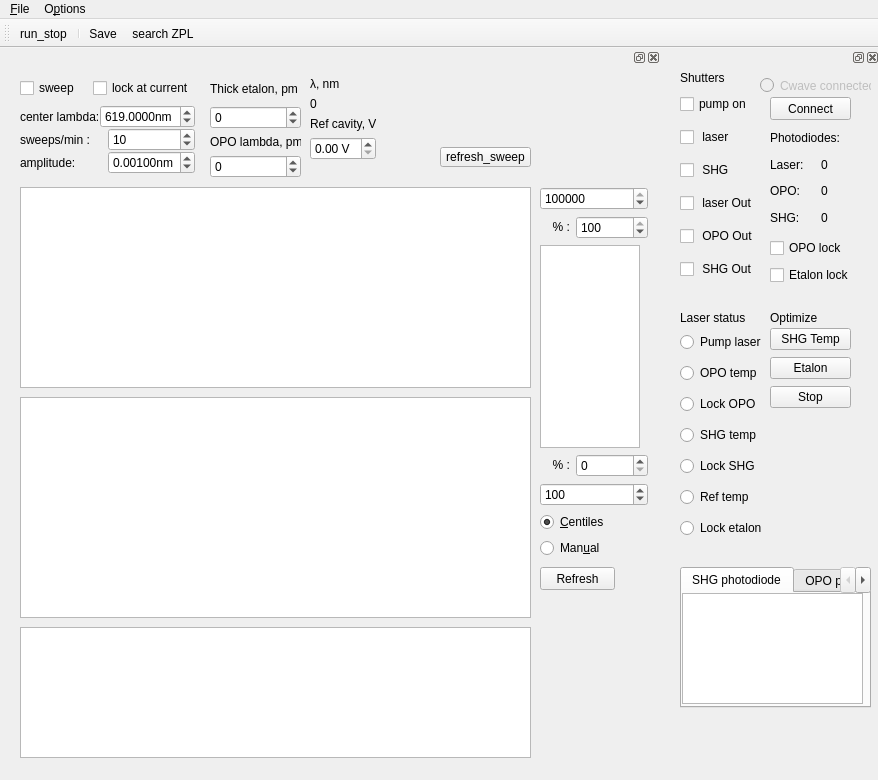
<?xml version="1.0" encoding="UTF-8"?>
<ui version="4.0">
 <class>MainWindow</class>
 <widget class="QMainWindow" name="MainWindow">
  <property name="geometry">
   <rect>
    <x>0</x>
    <y>0</y>
    <width>878</width>
    <height>780</height>
   </rect>
  </property>
  <property name="contextMenuPolicy">
   <enum>Qt::DefaultContextMenu</enum>
  </property>
  <property name="windowTitle">
   <string>qudi: Scanner (cwave)</string>
  </property>
  <widget class="QWidget" name="centralwidget">
   <widget class="QDockWidget" name="dockWidget_2">
    <property name="geometry">
     <rect>
      <x>10</x>
      <y>0</y>
      <width>651</width>
      <height>751</height>
     </rect>
    </property>
    <property name="minimumSize">
     <size>
      <width>630</width>
      <height>711</height>
     </size>
    </property>
    <property name="acceptDrops">
     <bool>false</bool>
    </property>
    <property name="floating">
     <bool>false</bool>
    </property>
    <widget class="QWidget" name="dockWidgetContents">
     <widget class="PlotWidget" name="scan_ViewWidget">
      <property name="geometry">
       <rect>
        <x>10</x>
        <y>120</y>
        <width>511</width>
        <height>201</height>
       </rect>
      </property>
      <property name="sizePolicy">
       <sizepolicy hsizetype="Expanding" vsizetype="Expanding">
        <horstretch>1</horstretch>
        <verstretch>1</verstretch>
       </sizepolicy>
      </property>
     </widget>
     <widget class="PlotWidget" name="scan_matrix_ViewWidget">
      <property name="geometry">
       <rect>
        <x>10</x>
        <y>330</y>
        <width>511</width>
        <height>221</height>
       </rect>
      </property>
      <property name="sizePolicy">
       <sizepolicy hsizetype="Expanding" vsizetype="Expanding">
        <horstretch>1</horstretch>
        <verstretch>1</verstretch>
       </sizepolicy>
      </property>
     </widget>
     <widget class="QWidget" name="layoutWidget_7">
      <property name="geometry">
       <rect>
        <x>530</x>
        <y>120</y>
        <width>108</width>
        <height>371</height>
       </rect>
      </property>
      <layout class="QGridLayout" name="gridLayout_5">
       <item row="4" column="0" colspan="2">
        <widget class="QSpinBox" name="scan_cb_min_InputWidget">
         <property name="maximum">
          <number>999999999</number>
         </property>
         <property name="value">
          <number>100</number>
         </property>
        </widget>
       </item>
       <item row="6" column="0" colspan="2">
        <widget class="QRadioButton" name="scan_cb_manual_RadioButton">
         <property name="text">
          <string>Man&amp;ual</string>
         </property>
        </widget>
       </item>
       <item row="5" column="0" colspan="2">
        <widget class="QRadioButton" name="scan_cb_centiles_RadioButton">
         <property name="text">
          <string>&amp;Centiles</string>
         </property>
         <property name="checked">
          <bool>true</bool>
         </property>
        </widget>
       </item>
       <item row="2" column="0" colspan="2">
        <widget class="PlotWidget" name="scan_cb_ViewWidget">
         <property name="maximumSize">
          <size>
           <width>100</width>
           <height>16777215</height>
          </size>
         </property>
        </widget>
       </item>
       <item row="1" column="0">
        <widget class="QLabel" name="percentLabel2">
         <property name="maximumSize">
          <size>
           <width>30</width>
           <height>16777215</height>
          </size>
         </property>
         <property name="text">
          <string>&lt;html&gt;&lt;head/&gt;&lt;body&gt;&lt;p align=&quot;right&quot;&gt;% :&lt;/p&gt;&lt;/body&gt;&lt;/html&gt;</string>
         </property>
        </widget>
       </item>
       <item row="1" column="1">
        <widget class="QSpinBox" name="scan_cb_high_centile_InputWidget">
         <property name="maximum">
          <number>100</number>
         </property>
         <property name="value">
          <number>100</number>
         </property>
        </widget>
       </item>
       <item row="3" column="1">
        <widget class="QSpinBox" name="scan_cb_low_centile_InputWidget">
         <property name="maximum">
          <number>100</number>
         </property>
        </widget>
       </item>
       <item row="3" column="0">
        <widget class="QLabel" name="percentLabel1">
         <property name="maximumSize">
          <size>
           <width>30</width>
           <height>16777215</height>
          </size>
         </property>
         <property name="text">
          <string>&lt;html&gt;&lt;head/&gt;&lt;body&gt;&lt;p align=&quot;right&quot;&gt;% :&lt;/p&gt;&lt;/body&gt;&lt;/html&gt;</string>
         </property>
        </widget>
       </item>
       <item row="0" column="0" colspan="2">
        <widget class="QSpinBox" name="scan_cb_max_InputWidget">
         <property name="sizePolicy">
          <sizepolicy hsizetype="Minimum" vsizetype="Fixed">
           <horstretch>0</horstretch>
           <verstretch>0</verstretch>
          </sizepolicy>
         </property>
         <property name="minimum">
          <number>0</number>
         </property>
         <property name="maximum">
          <number>999999999</number>
         </property>
         <property name="value">
          <number>100000</number>
         </property>
        </widget>
       </item>
      </layout>
     </widget>
     <widget class="PlotWidget" name="wavelength_ViewWidget">
      <property name="geometry">
       <rect>
        <x>10</x>
        <y>560</y>
        <width>511</width>
        <height>131</height>
       </rect>
      </property>
      <property name="sizePolicy">
       <sizepolicy hsizetype="Expanding" vsizetype="Expanding">
        <horstretch>1</horstretch>
        <verstretch>1</verstretch>
       </sizepolicy>
      </property>
     </widget>
     <widget class="QPushButton" name="refresh_pushButton">
      <property name="geometry">
       <rect>
        <x>530</x>
        <y>500</y>
        <width>75</width>
        <height>23</height>
       </rect>
      </property>
      <property name="text">
       <string>Refresh</string>
      </property>
     </widget>
     <widget class="QWidget" name="layoutWidget">
      <property name="geometry">
       <rect>
        <x>200</x>
        <y>10</y>
        <width>91</width>
        <height>101</height>
       </rect>
      </property>
      <layout class="QVBoxLayout" name="verticalLayout_12">
       <item>
        <layout class="QVBoxLayout" name="verticalLayout">
         <item>
          <widget class="QLabel" name="label_3">
           <property name="text">
            <string>Thick etalon, pm</string>
           </property>
          </widget>
         </item>
         <item>
          <widget class="QSpinBox" name="thick_eta_spinBox">
           <property name="wrapping">
            <bool>false</bool>
           </property>
           <property name="frame">
            <bool>true</bool>
           </property>
           <property name="buttonSymbols">
            <enum>QAbstractSpinBox::UpDownArrows</enum>
           </property>
           <property name="minimum">
            <number>-1000</number>
           </property>
           <property name="maximum">
            <number>1000</number>
           </property>
          </widget>
         </item>
         <item>
          <layout class="QVBoxLayout" name="verticalLayout_2">
           <item>
            <widget class="QLabel" name="label_4">
             <property name="text">
              <string>OPO lambda, pm</string>
             </property>
            </widget>
           </item>
           <item>
            <widget class="QSpinBox" name="opo_lambda_spinBox">
             <property name="wrapping">
              <bool>false</bool>
             </property>
             <property name="frame">
              <bool>true</bool>
             </property>
             <property name="buttonSymbols">
              <enum>QAbstractSpinBox::UpDownArrows</enum>
             </property>
             <property name="minimum">
              <number>-1000</number>
             </property>
             <property name="maximum">
              <number>1000</number>
             </property>
            </widget>
           </item>
          </layout>
         </item>
        </layout>
       </item>
      </layout>
     </widget>
     <widget class="QWidget" name="layoutWidget">
      <property name="geometry">
       <rect>
        <x>10</x>
        <y>10</y>
        <width>175</width>
        <height>99</height>
       </rect>
      </property>
      <layout class="QVBoxLayout" name="verticalLayout_6">
       <item>
        <layout class="QHBoxLayout" name="horizontalLayout_3">
         <item>
          <widget class="QCheckBox" name="sweep_checkBox">
           <property name="text">
            <string>sweep</string>
           </property>
          </widget>
         </item>
         <item>
          <widget class="QCheckBox" name="regulate_checkBox">
           <property name="text">
            <string>lock at current</string>
           </property>
          </widget>
         </item>
        </layout>
       </item>
       <item>
        <layout class="QVBoxLayout" name="verticalLayout_5">
         <property name="spacing">
          <number>0</number>
         </property>
         <item>
          <layout class="QHBoxLayout" name="horizontalLayout_5">
           <item>
            <widget class="QLabel" name="constLabel_2">
             <property name="text">
              <string>center lambda:</string>
             </property>
            </widget>
           </item>
           <item>
            <widget class="ScienDSpinBox" name="sweepCenterDoubleSpinBox">
             <property name="suffix">
              <string>nm</string>
             </property>
             <property name="decimals">
              <number>4</number>
             </property>
             <property name="minimum">
              <double>515.000000000000000</double>
             </property>
             <property name="maximum">
              <double>1000.000000000000000</double>
             </property>
             <property name="singleStep">
              <double>0.001000000000000</double>
             </property>
             <property name="value">
              <double>619.000000000000000</double>
             </property>
            </widget>
           </item>
          </layout>
         </item>
         <item>
          <layout class="QHBoxLayout" name="horizontalLayout">
           <item>
            <widget class="QLabel" name="speedLabel">
             <property name="text">
              <string>sweeps/min :</string>
             </property>
            </widget>
           </item>
           <item>
            <widget class="QSpinBox" name="sweepSpeedSpinBox">
             <property name="maximum">
              <number>100</number>
             </property>
             <property name="value">
              <number>10</number>
             </property>
            </widget>
           </item>
          </layout>
         </item>
         <item>
          <layout class="QHBoxLayout" name="horizontalLayout_2">
           <item>
            <widget class="QLabel" name="constLabel">
             <property name="text">
              <string>amplitude:</string>
             </property>
            </widget>
           </item>
           <item>
            <widget class="ScienDSpinBox" name="sweepAmplitudeDoubleSpinBox">
             <property name="suffix">
              <string>nm</string>
             </property>
             <property name="decimals">
              <number>5</number>
             </property>
             <property name="minimum">
              <double>0.000000000000000</double>
             </property>
             <property name="maximum">
              <double>0.010000000000000</double>
             </property>
             <property name="singleStep">
              <double>0.000100000000000</double>
             </property>
             <property name="value">
              <double>0.001000000000000</double>
             </property>
            </widget>
           </item>
          </layout>
         </item>
        </layout>
       </item>
      </layout>
     </widget>
     <widget class="QWidget" name="layoutWidget">
      <property name="geometry">
       <rect>
        <x>300</x>
        <y>10</y>
        <width>66</width>
        <height>83</height>
       </rect>
      </property>
      <layout class="QVBoxLayout" name="verticalLayout_14">
       <item>
        <layout class="QVBoxLayout" name="verticalLayout_8">
         <item>
          <widget class="QLabel" name="label_14">
           <property name="text">
            <string>λ, nm</string>
           </property>
          </widget>
         </item>
         <item>
          <widget class="QLabel" name="label_wavelength">
           <property name="text">
            <string>0 </string>
           </property>
          </widget>
         </item>
        </layout>
       </item>
       <item>
        <layout class="QVBoxLayout" name="verticalLayout_13">
         <item>
          <widget class="QLabel" name="label_5">
           <property name="text">
            <string>Ref cavity, V</string>
           </property>
          </widget>
         </item>
         <item>
          <widget class="QDoubleSpinBox" name="ref_cav_doubleSpinBox">
           <property name="suffix">
            <string> V</string>
           </property>
           <property name="singleStep">
            <double>0.010000000000000</double>
           </property>
          </widget>
         </item>
        </layout>
       </item>
      </layout>
     </widget>
     <widget class="QPushButton" name="refresh_zpl_sweep_pushButton">
      <property name="geometry">
       <rect>
        <x>430</x>
        <y>80</y>
        <width>91</width>
        <height>20</height>
       </rect>
      </property>
      <property name="text">
       <string>refresh_sweep</string>
      </property>
     </widget>
    </widget>
   </widget>
   <widget class="QDockWidget" name="scan_control_DockWidget">
    <property name="geometry">
     <rect>
      <x>670</x>
      <y>0</y>
      <width>210</width>
      <height>691</height>
     </rect>
    </property>
    <property name="sizePolicy">
     <sizepolicy hsizetype="Preferred" vsizetype="Preferred">
      <horstretch>0</horstretch>
      <verstretch>0</verstretch>
     </sizepolicy>
    </property>
    <property name="minimumSize">
     <size>
      <width>210</width>
      <height>510</height>
     </size>
    </property>
    <widget class="QWidget" name="controlDockWidgetContents">
     <widget class="QPushButton" name="pushButton_connectCwave">
      <property name="geometry">
       <rect>
        <x>100</x>
        <y>30</y>
        <width>81</width>
        <height>23</height>
       </rect>
      </property>
      <property name="text">
       <string>Connect</string>
      </property>
     </widget>
     <widget class="QRadioButton" name="radioButton_connectCwave">
      <property name="enabled">
       <bool>false</bool>
      </property>
      <property name="geometry">
       <rect>
        <x>90</x>
        <y>10</y>
        <width>111</width>
        <height>17</height>
       </rect>
      </property>
      <property name="text">
       <string>Cwave connected</string>
      </property>
      <property name="checkable">
       <bool>true</bool>
      </property>
      <property name="autoExclusive">
       <bool>false</bool>
      </property>
     </widget>
     <widget class="QWidget" name="layoutWidget_5">
      <property name="geometry">
       <rect>
        <x>100</x>
        <y>260</y>
        <width>81</width>
        <height>83</height>
       </rect>
      </property>
      <layout class="QVBoxLayout" name="verticalLayout_9">
       <item>
        <widget class="QPushButton" name="pushButtonOpt_opt_tempshg">
         <property name="text">
          <string>SHG Temp</string>
         </property>
        </widget>
       </item>
       <item>
        <widget class="QPushButton" name="pushButtonOpt_regeta_catch">
         <property name="text">
          <string>Etalon</string>
         </property>
        </widget>
       </item>
       <item>
        <widget class="QPushButton" name="pushButtonOpt_opt_stop">
         <property name="text">
          <string>Stop</string>
         </property>
        </widget>
       </item>
      </layout>
     </widget>
     <widget class="QWidget" name="layoutWidget_6">
      <property name="geometry">
       <rect>
        <x>100</x>
        <y>60</y>
        <width>96</width>
        <height>101</height>
       </rect>
      </property>
      <layout class="QGridLayout" name="gridLayout_7">
       <item row="1" column="0">
        <widget class="QLabel" name="label_10">
         <property name="text">
          <string>Laser:</string>
         </property>
        </widget>
       </item>
       <item row="3" column="0">
        <widget class="QLabel" name="label_11">
         <property name="text">
          <string>SHG: </string>
         </property>
        </widget>
       </item>
       <item row="2" column="0">
        <widget class="QLabel" name="label_12">
         <property name="text">
          <string>OPO: </string>
         </property>
        </widget>
       </item>
       <item row="2" column="1">
        <widget class="QLabel" name="label_opoPD">
         <property name="text">
          <string>0</string>
         </property>
        </widget>
       </item>
       <item row="1" column="1">
        <widget class="QLabel" name="label_laserPD">
         <property name="text">
          <string>0</string>
         </property>
        </widget>
       </item>
       <item row="3" column="1">
        <widget class="QLabel" name="label_shgPD">
         <property name="text">
          <string>0</string>
         </property>
        </widget>
       </item>
       <item row="0" column="0" colspan="2">
        <widget class="QLabel" name="label_13">
         <property name="text">
          <string>Photodiodes:</string>
         </property>
        </widget>
       </item>
      </layout>
     </widget>
     <widget class="QTabWidget" name="tabWidget">
      <property name="geometry">
       <rect>
        <x>10</x>
        <y>500</y>
        <width>191</width>
        <height>141</height>
       </rect>
      </property>
      <property name="currentIndex">
       <number>0</number>
      </property>
      <widget class="QWidget" name="shgPD">
       <attribute name="title">
        <string>SHG photodiode</string>
       </attribute>
       <widget class="PlotWidget" name="shgPD_ViewWidget">
        <property name="geometry">
         <rect>
          <x>0</x>
          <y>0</y>
          <width>181</width>
          <height>111</height>
         </rect>
        </property>
        <property name="sizePolicy">
         <sizepolicy hsizetype="Expanding" vsizetype="Expanding">
          <horstretch>1</horstretch>
          <verstretch>1</verstretch>
         </sizepolicy>
        </property>
       </widget>
      </widget>
      <widget class="QWidget" name="opoPD">
       <attribute name="title">
        <string>OPO photodiode</string>
       </attribute>
       <widget class="PlotWidget" name="opoPD_ViewWidget">
        <property name="geometry">
         <rect>
          <x>0</x>
          <y>0</y>
          <width>181</width>
          <height>111</height>
         </rect>
        </property>
        <property name="sizePolicy">
         <sizepolicy hsizetype="Expanding" vsizetype="Expanding">
          <horstretch>1</horstretch>
          <verstretch>1</verstretch>
         </sizepolicy>
        </property>
       </widget>
      </widget>
      <widget class="QWidget" name="wavemeter">
       <attribute name="title">
        <string>wavelength</string>
       </attribute>
       <widget class="PlotWidget" name="wavemeter_ViewWidget">
        <property name="geometry">
         <rect>
          <x>0</x>
          <y>0</y>
          <width>181</width>
          <height>111</height>
         </rect>
        </property>
        <property name="sizePolicy">
         <sizepolicy hsizetype="Expanding" vsizetype="Expanding">
          <horstretch>1</horstretch>
          <verstretch>1</verstretch>
         </sizepolicy>
        </property>
       </widget>
      </widget>
     </widget>
     <widget class="QWidget" name="layoutWidget_8">
      <property name="geometry">
       <rect>
        <x>10</x>
        <y>260</y>
        <width>81</width>
        <height>221</height>
       </rect>
      </property>
      <layout class="QVBoxLayout" name="verticalLayout_10">
       <item>
        <widget class="QRadioButton" name="radioButton_laser">
         <property name="text">
          <string>Pump laser</string>
         </property>
         <property name="checkable">
          <bool>true</bool>
         </property>
         <property name="autoExclusive">
          <bool>false</bool>
         </property>
        </widget>
       </item>
       <item>
        <widget class="QRadioButton" name="radioButton_temp_opo">
         <property name="text">
          <string>OPO temp</string>
         </property>
         <property name="checkable">
          <bool>true</bool>
         </property>
         <property name="autoExclusive">
          <bool>false</bool>
         </property>
        </widget>
       </item>
       <item>
        <widget class="QRadioButton" name="radioButton_lock_opo">
         <property name="text">
          <string>Lock OPO</string>
         </property>
         <property name="checkable">
          <bool>true</bool>
         </property>
         <property name="autoExclusive">
          <bool>false</bool>
         </property>
        </widget>
       </item>
       <item>
        <widget class="QRadioButton" name="radioButton_temp_shg">
         <property name="text">
          <string>SHG temp</string>
         </property>
         <property name="checkable">
          <bool>true</bool>
         </property>
         <property name="autoExclusive">
          <bool>false</bool>
         </property>
        </widget>
       </item>
       <item>
        <widget class="QRadioButton" name="radioButton_lock_shg">
         <property name="text">
          <string>Lock SHG</string>
         </property>
         <property name="checkable">
          <bool>true</bool>
         </property>
         <property name="autoExclusive">
          <bool>false</bool>
         </property>
        </widget>
       </item>
       <item>
        <widget class="QRadioButton" name="radioButton_temp_ref">
         <property name="text">
          <string>Ref temp</string>
         </property>
         <property name="checkable">
          <bool>true</bool>
         </property>
         <property name="autoExclusive">
          <bool>false</bool>
         </property>
        </widget>
       </item>
       <item>
        <widget class="QRadioButton" name="radioButton_lock_etalon">
         <property name="text">
          <string>Lock etalon</string>
         </property>
         <property name="checkable">
          <bool>true</bool>
         </property>
         <property name="autoExclusive">
          <bool>false</bool>
         </property>
        </widget>
       </item>
      </layout>
     </widget>
     <widget class="QWidget" name="layoutWidget_9">
      <property name="geometry">
       <rect>
        <x>10</x>
        <y>20</y>
        <width>84</width>
        <height>201</height>
       </rect>
      </property>
      <layout class="QVBoxLayout" name="verticalLayout_11">
       <item>
        <widget class="QCheckBox" name="checkBox_laser_en">
         <property name="text">
          <string>pump on</string>
         </property>
        </widget>
       </item>
       <item>
        <widget class="QCheckBox" name="checkBox_shtter_las">
         <property name="enabled">
          <bool>true</bool>
         </property>
         <property name="text">
          <string> laser</string>
         </property>
         <property name="checkable">
          <bool>true</bool>
         </property>
         <property name="checked">
          <bool>false</bool>
         </property>
        </widget>
       </item>
       <item>
        <widget class="QCheckBox" name="checkBox_shtter_shg">
         <property name="enabled">
          <bool>true</bool>
         </property>
         <property name="text">
          <string> SHG</string>
         </property>
         <property name="checkable">
          <bool>true</bool>
         </property>
         <property name="checked">
          <bool>false</bool>
         </property>
        </widget>
       </item>
       <item>
        <widget class="QCheckBox" name="checkBox_shtter_las_out">
         <property name="enabled">
          <bool>true</bool>
         </property>
         <property name="text">
          <string> laser Out</string>
         </property>
         <property name="checkable">
          <bool>true</bool>
         </property>
         <property name="checked">
          <bool>false</bool>
         </property>
        </widget>
       </item>
       <item>
        <widget class="QCheckBox" name="checkBox_shtter_opo_out">
         <property name="enabled">
          <bool>true</bool>
         </property>
         <property name="text">
          <string> OPO Out</string>
         </property>
         <property name="checkable">
          <bool>true</bool>
         </property>
         <property name="checked">
          <bool>false</bool>
         </property>
        </widget>
       </item>
       <item>
        <widget class="QCheckBox" name="checkBox_shtter_shg_out">
         <property name="enabled">
          <bool>true</bool>
         </property>
         <property name="text">
          <string> SHG Out</string>
         </property>
         <property name="checkable">
          <bool>true</bool>
         </property>
         <property name="checked">
          <bool>false</bool>
         </property>
        </widget>
       </item>
      </layout>
     </widget>
     <widget class="QLabel" name="label_15">
      <property name="geometry">
       <rect>
        <x>10</x>
        <y>240</y>
        <width>77</width>
        <height>21</height>
       </rect>
      </property>
      <property name="text">
       <string>Laser status</string>
      </property>
     </widget>
     <widget class="QLabel" name="label_laserandshutters">
      <property name="geometry">
       <rect>
        <x>10</x>
        <y>0</y>
        <width>70</width>
        <height>21</height>
       </rect>
      </property>
      <property name="text">
       <string>Shutters</string>
      </property>
     </widget>
     <widget class="QLabel" name="label_16">
      <property name="geometry">
       <rect>
        <x>100</x>
        <y>240</y>
        <width>77</width>
        <height>21</height>
       </rect>
      </property>
      <property name="text">
       <string>Optimize</string>
      </property>
     </widget>
     <widget class="QWidget" name="verticalLayoutWidget_3">
      <property name="geometry">
       <rect>
        <x>100</x>
        <y>170</y>
        <width>92</width>
        <height>51</height>
       </rect>
      </property>
      <layout class="QVBoxLayout" name="verticalLayout_3">
       <item>
        <widget class="QCheckBox" name="opo_lock_checkBox">
         <property name="text">
          <string>OPO lock</string>
         </property>
        </widget>
       </item>
       <item>
        <widget class="QCheckBox" name="eta_lock_checkBox">
         <property name="text">
          <string>Etalon lock</string>
         </property>
        </widget>
       </item>
      </layout>
     </widget>
    </widget>
   </widget>
  </widget>
  <widget class="QMenuBar" name="menubar">
   <property name="geometry">
    <rect>
     <x>0</x>
     <y>0</y>
     <width>878</width>
     <height>21</height>
    </rect>
   </property>
   <widget class="QMenu" name="menu_File">
    <property name="title">
     <string>&amp;File</string>
    </property>
    <addaction name="action_Save"/>
    <addaction name="action_Exit"/>
   </widget>
   <widget class="QMenu" name="menu_Options">
    <property name="title">
     <string>O&amp;ptions</string>
    </property>
    <addaction name="action_Settings"/>
   </widget>
   <addaction name="menu_File"/>
   <addaction name="menu_Options"/>
  </widget>
  <widget class="QToolBar" name="toolBar">
   <property name="windowTitle">
    <string>toolBar</string>
   </property>
   <attribute name="toolBarArea">
    <enum>TopToolBarArea</enum>
   </attribute>
   <attribute name="toolBarBreak">
    <bool>false</bool>
   </attribute>
   <addaction name="action_run_stop"/>
   <addaction name="separator"/>
   <addaction name="action_Save"/>
   <addaction name="action_search_zpl"/>
  </widget>
  <action name="action_Settings">
   <property name="icon">
    <iconset>
     <normaloff>C:/Users/YY3/artwork/icons/oxygen/22x22/configure.png</normaloff>C:/Users/YY3/artwork/icons/oxygen/22x22/configure.png</iconset>
   </property>
   <property name="text">
    <string>&amp;Settings</string>
   </property>
  </action>
  <action name="action_Save">
   <property name="icon">
    <iconset>
     <normaloff>C:/Users/YY3/artwork/icons/oxygen/22x22/document-save.png</normaloff>C:/Users/YY3/artwork/icons/oxygen/22x22/document-save.png</iconset>
   </property>
   <property name="text">
    <string>&amp;Save</string>
   </property>
   <property name="toolTip">
    <string>Save odmr data</string>
   </property>
  </action>
  <action name="action_Exit">
   <property name="icon">
    <iconset>
     <normaloff>C:/Users/YY3/artwork/icons/oxygen/22x22/application-exit.png</normaloff>C:/Users/YY3/artwork/icons/oxygen/22x22/application-exit.png</iconset>
   </property>
   <property name="text">
    <string>&amp;Close</string>
   </property>
  </action>
  <action name="action_run_stop">
   <property name="checkable">
    <bool>true</bool>
   </property>
   <property name="icon">
    <iconset>
     <normaloff>C:/Users/YY3/artwork/icons/qudiTheme/22x22/start-counter.png</normaloff>C:/Users/YY3/artwork/icons/qudiTheme/22x22/start-counter.png</iconset>
   </property>
   <property name="text">
    <string>run_stop</string>
   </property>
  </action>
  <action name="action_search_zpl">
   <property name="text">
    <string>search ZPL</string>
   </property>
  </action>
 </widget>
 <customwidgets>
  <customwidget>
   <class>PlotWidget</class>
   <extends>QGraphicsView</extends>
   <header>pyqtgraph</header>
  </customwidget>
  <customwidget>
   <class>ScienDSpinBox</class>
   <extends>QDoubleSpinBox</extends>
   <header>qtwidgets.scientific_spinbox.h</header>
  </customwidget>
 </customwidgets>
 <resources/>
 <connections>
  <connection>
   <sender>action_Exit</sender>
   <signal>triggered()</signal>
   <receiver>MainWindow</receiver>
   <slot>close()</slot>
   <hints>
    <hint type="sourcelabel">
     <x>-1</x>
     <y>-1</y>
    </hint>
    <hint type="destinationlabel">
     <x>531</x>
     <y>347</y>
    </hint>
   </hints>
  </connection>
 </connections>
</ui>
